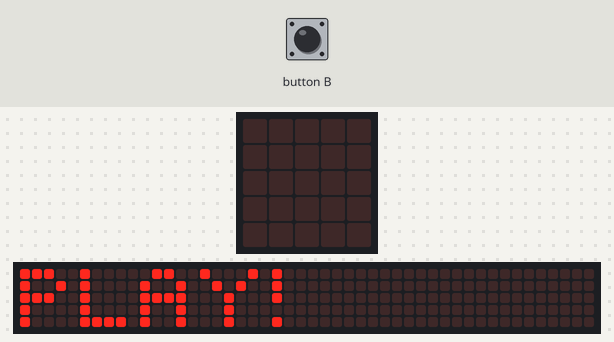
Simulated run of this program. Board: BBC micro:bit running MicroPython. Parts: the board's 5×5 LED display, a strip that is not on the board, showing the scrolling text unrolled. The test bench sets the inputs (shaded band). Random numbers come from a fixed seed; the 48×5 strip is a reading aid, not a part: it shows the text the display is scrolling, unrolled, one strip-width of it at a time.

Above: at 34.3 s.
36.0 s: button B pressed for 1 s
At 37.6 s:
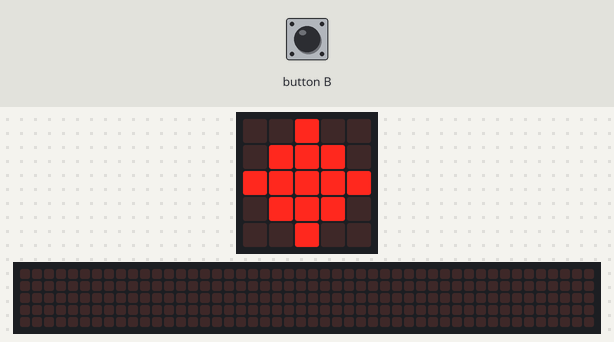
38.5 s: button B pressed for 0.15 s
At 39.7 s:
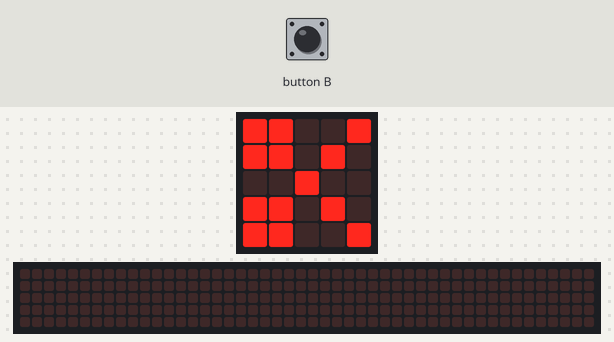
40.1 s: button B pressed for 3.2 s
At 41.97 s:
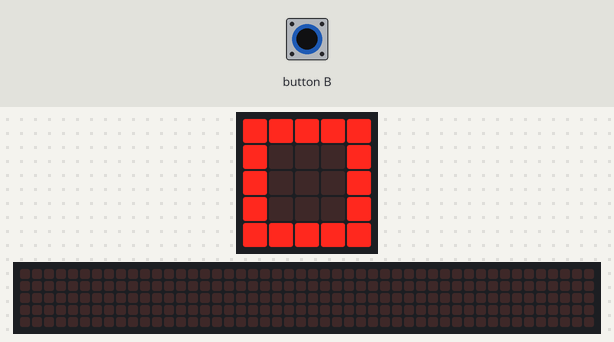

Measured:
- after the input at 36.0 s, the display: first changes at once (image 1 shows a later state)
- after the input at 38.5 s, the display: changes after 0.08 s (image 2)
- after the input at 40.1 s, the display: first changes after 0.08 s (image 3 shows a later state)
- what the display in image 3 shows lasts 0.4 s, from 41.8 s to 42.2 s

The program:

RPS_enhanced_version.py
```python
from microbit import *
import random

rock = Image("00900:"
             "09990:"
             "99999:"
             "09990:"
             "00900:")
paper = Image("99999:"
              "90009:"
              "90009:"
              "90009:"
              "99999:")
scissors = Image("99009:"
                 "99090:"
                 "00900:"
                 "99090:"
                 "99009:")

display.scroll("ROCK")
display.show(rock)
sleep(500)

display.scroll("PAPER")
display.show(paper)
sleep(500)

display.scroll("SCISSORS")
display.show(scissors)
sleep(500)

display.scroll("SHAKE OR PRESS B TO PLAY!")
sleep(500)

def playAction():
  play_item = random.randint(1,3)
  if play_item == 1:
    display.show(rock)
  if play_item == 2:
    display.show(paper)
  if play_item == 3:
    display.show(scissors)

while True:
  if accelerometer.was_gesture('shake'):
    playAction()
  elif button_b.is_pressed():
    playAction()
```
